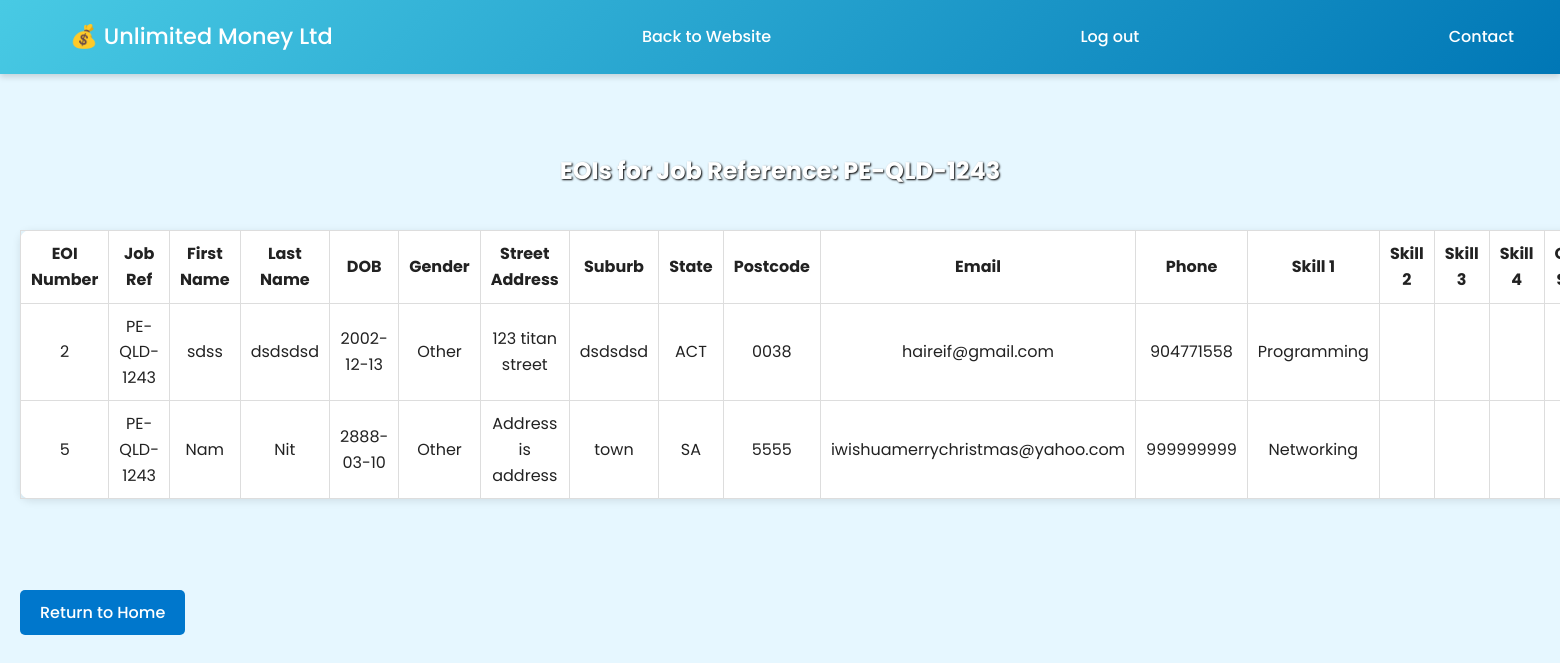
Page /project2/manage_search_job.php?jobRef=PE-QLD-1243 on the committed database.
### tables this page shows
CREATE TABLE `eoi` (
  `EOInumber` int(11) NOT NULL,
  `jobRef` varchar(20) NOT NULL,
  `firstName` varchar(20) NOT NULL,
  `lastName` varchar(20) NOT NULL,
  `dob` date NOT NULL,
  `gender` enum('Male','Female','Other') NOT NULL,
  `streetAddress` varchar(40) NOT NULL,
  `suburb` varchar(40) NOT NULL,
  `state` enum('VIC','NSW','QLD','NT','WA','SA','TAS','ACT') NOT NULL,
  `postcode` char(4) NOT NULL,
  `email` varchar(100) NOT NULL,
  `phone` varchar(12) NOT NULL,
  `skill1` varchar(50) DEFAULT NULL,
  `skill2` varchar(50) DEFAULT NULL,
  `skill3` varchar(50) DEFAULT NULL,
  `skill4` varchar(50) DEFAULT NULL,
  `otherSkills` varchar(200) DEFAULT NULL,
  `status` varchar(20) NOT NULL DEFAULT 'New'
);

### project2/manage_search_job.php (the view, shortened to what this page needs)
<?php
include 'header.inc';
include 'manage-nav.inc';
require_once 'manage_settings.php';
echo "<div class='page-wrapper'>";
echo "<div class='site-content'><div class='container'>";
$jobRef = trim($_GET['jobRef'] ?? '');
$sql = "SELECT * FROM eoi WHERE jobRef = ?";
$stmt = mysqli_prepare($conn, $sql);
if ($stmt === false) {
    echo "<div class='no-results-box'><p>Database error (prepare failed).</p></div>";
} else {
    mysqli_stmt_bind_param($stmt, "s", $jobRef);
    mysqli_stmt_execute($stmt);
    $result = mysqli_stmt_get_result($stmt);
    $safeJobRef = htmlspecialchars($jobRef, ENT_QUOTES, 'UTF-8');
    echo "<h2 class='formname' >EOIs for Job Reference: $safeJobRef</h2>";
    if ($result && mysqli_num_rows($result) > 0) {
        echo "<table class='data-table'>
                <tr>
                    <th>EOI Number</th><th>Job Ref</th><th>First Name</th><th>Last Name</th>
                    <th>DOB</th><th>Gender</th><th>Street Address</th><th>Suburb</th>
                    <th>State</th><th>Postcode</th><th>Email</th><th>Phone</th>
                    <th>Skill 1</th><th>Skill 2</th><th>Skill 3</th><th>Skill 4</th>
                    <th>Other Skills</th><th>Status</th>
                </tr>";
        while ($row = mysqli_fetch_assoc($result)) {
            echo "<tr>";
            echo "<td>" . htmlspecialchars($row['EOInumber'], ENT_QUOTES, 'UTF-8') . "</td>";
            echo "<td>" . htmlspecialchars($row['jobRef'], ENT_QUOTES, 'UTF-8') . "</td>";
            echo "<td>" . htmlspecialchars($row['firstName'], ENT_QUOTES, 'UTF-8') . "</td>";
            echo "<td>" . htmlspecialchars($row['lastName'], ENT_QUOTES, 'UTF-8') . "</td>";
            echo "<td>" . htmlspecialchars($row['dob'], ENT_QUOTES, 'UTF-8') . "</td>";
            echo "<td>" . htmlspecialchars($row['gender'], ENT_QUOTES, 'UTF-8') . "</td>";
            echo "<td>" . htmlspecialchars($row['streetAddress'], ENT_QUOTES, 'UTF-8') . "</td>";
            echo "<td>" . htmlspecialchars($row['suburb'], ENT_QUOTES, 'UTF-8') . "</td>";
            echo "<td>" . htmlspecialchars($row['state'], ENT_QUOTES, 'UTF-8') . "</td>";
            echo "<td>" . htmlspecialchars($row['postcode'], ENT_QUOTES, 'UTF-8') . "</td>";
            echo "<td>" . htmlspecialchars($row['email'], ENT_QUOTES, 'UTF-8') . "</td>";
            echo "<td>" . htmlspecialchars($row['phone'], ENT_QUOTES, 'UTF-8') . "</td>";
            echo "<td>" . htmlspecialchars($row['skill1'], ENT_QUOTES, 'UTF-8') . "</td>";
            echo "<td>" . htmlspecialchars($row['skill2'], ENT_QUOTES, 'UTF-8') . "</td>";
            echo "<td>" . htmlspecialchars($row['skill3'], ENT_QUOTES, 'UTF-8') . "</td>";
            echo "<td>" . htmlspecialchars($row['skill4'], ENT_QUOTES, 'UTF-8') . "</td>";
            echo "<td>" . htmlspecialchars($row['otherSkills'], ENT_QUOTES, 'UTF-8') . "</td>";
            echo "</tr>";
        }
        echo "</table>";
    } else {
        echo "<div class='no-results-box'>No EOIs found.</div>";
    }
}
echo "<br><a href='manage.php' class='return-link'>Return to Home</a>";
echo "</div></div>";
echo "</div>";
?>

### styles/styles.css (style rules this page uses)
* { margin: 0; padding: 0; box-sizing: border-box; font-family: 'Poppins', Arial, sans-serif; }
body { background-color: #e6f7ff; color: #222; line-height: 1.6; background-image: url('https://106215431.github.io/COS10026-Project-Part-2/styles/images/webbg.jpg'); background-size: cover; background-position: center; background-repeat: no-repeat; }
h1, h2, h3 { color: #005f73; margin-bottom: 15px; }
a { color: #0077b6; text-decoration: none; transition: color 0.3s ease; }
.formname { text-align: center; padding-top: 90px; color: #ffffff; font-weight: bold; text-shadow: 1px 1px 2px #000000; }
table { border-collapse: collapse; margin: 40px auto; width: 85%; background-color: #ffffff; border-radius: 10px; box-shadow: 0 2px 8px rgba(0,0,0,0.1); }
td, th { border: 1px solid #ddd; padding: 10px; text-align: center; }
.return-link { display: inline-block; background: #0077b6; color: white; padding: 10px 20px; border-radius: 8px; text-decoration: none; font-weight: 500; margin-top: 20px; transition: background 0.3s ease; }
body { font-family: Arial, sans-serif; }
html, body { min-height: 100%; margin: 0; padding: 0; }
body { display: flex; flex-direction: column; }
.page-wrapper { flex: 1; padding: 20px; }
.return-link { display: inline-block; margin-top: 25px; padding: 10px 20px; background: #0077cc; color: white; border-radius: 5px; text-decoration: none; }

### rows in the picture
eoi: EOInumber "2", jobRef "PE-QLD-1243", firstName "sdss", lastName "dsdsdsd", dob "2002-12-13", gender "Other", streetAddress "123 titan street", suburb "dsdsdsd", state "ACT", postcode "0038", email "haireif@gmail.com", phone "904771558", skill1 "Programming"
eoi: EOInumber "5", jobRef "PE-QLD-1243", firstName "Nam", lastName "Nit", dob "2888-03-10", gender "Other", streetAddress "Address is address", suburb "town", state "SA", postcode "5555", email "iwishuamerrychristmas@yahoo.com", phone "999999999", skill1 "Networking"

### other values in the picture
$safeJobRef "PE-QLD-1243"
